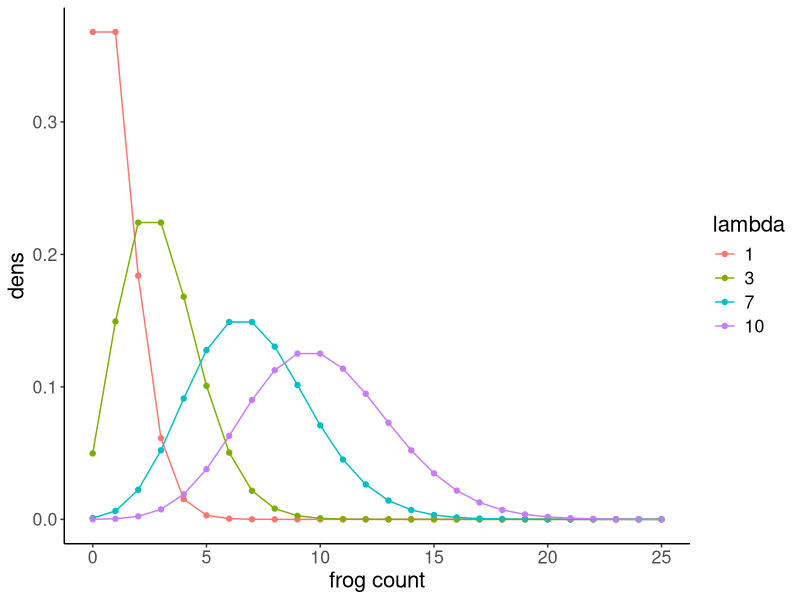

R code for this plot:
## ---- chunk 1

library(tidyverse)
lambdas <- c(1,3,7,10)
x <- 0:25

df <- data.frame(x=NA, lambda=NA,dens=NA)
for(i in seq_along(lambdas)){
  df <-  df %>% add_row(x=x, lambda = lambdas[i], dens=dpois(x,lambda=lambdas[i]))
}
df$lambda = as.factor(df$lambda)
df <- df[-1,]

ggplot(df, aes(x=x,y=dens, color=lambda)) +
  geom_point() + geom_line()+
  theme_classic()+
  theme(text=element_text(size = 16))+
  labs(x = "frog count")
